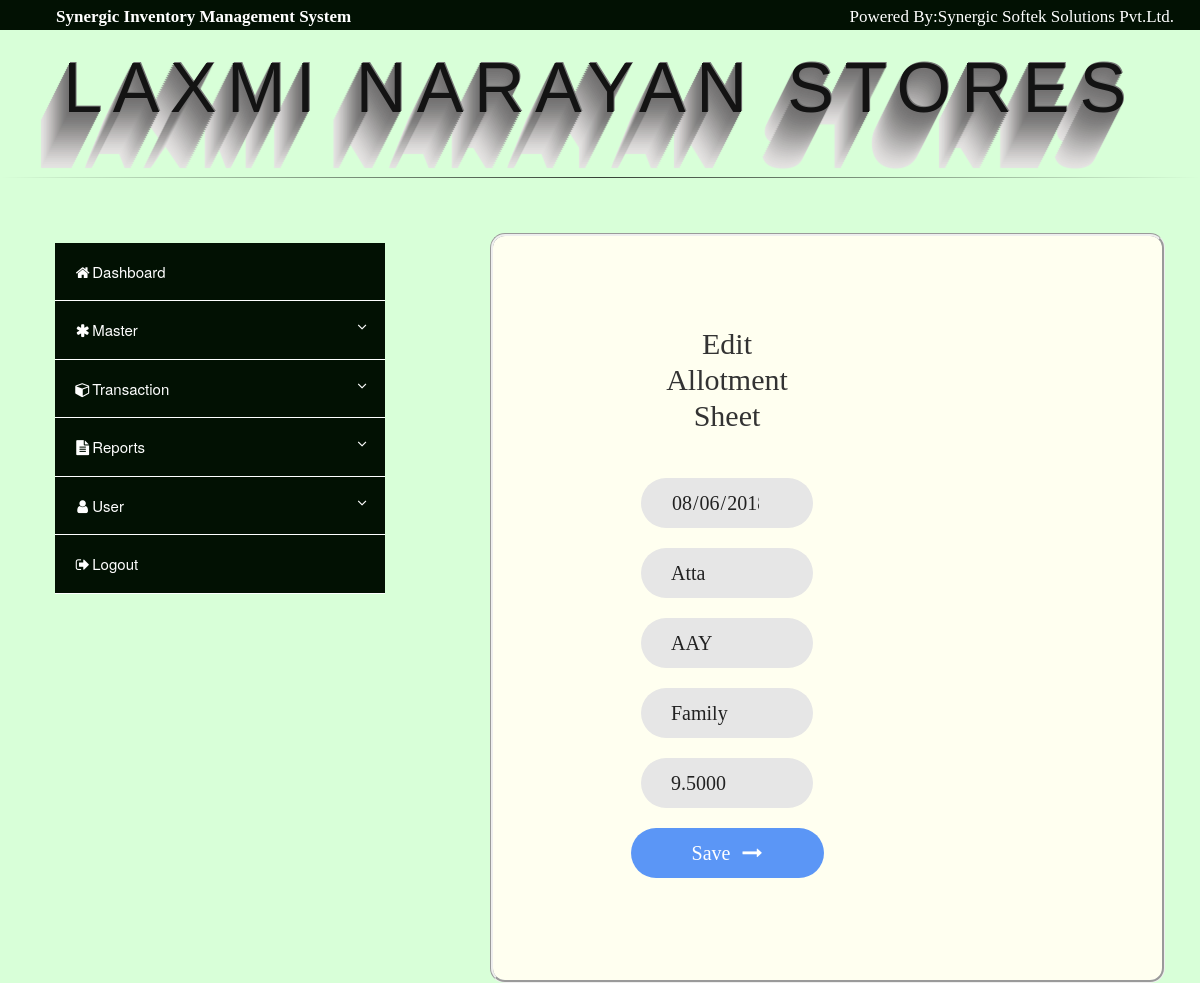
Page /edit/allot_edit.php?sl_no=11&prod_desc=Atta&effective_dt=2018-08-06 (signed in) on the committed database.
### tables this page shows
CREATE TABLE `m_allot_scale` (
  `sl_no` int(11) NOT NULL,
  `effective_dt` date NOT NULL,
  `prod_desc` varchar(150) NOT NULL,
  `prod_catg` varchar(50) NOT NULL,
  `per_unit` varchar(20) DEFAULT NULL,
  `unit_val` decimal(10,4) DEFAULT NULL,
  `created_by` varchar(50) DEFAULT NULL,
  `created_dt` datetime DEFAULT NULL,
  `modified_by` varchar(50) DEFAULT NULL,
  `modified_dt` datetime DEFAULT NULL
);

### edit/allot_edit.php (the view, shortened to what this page needs)
<?php
        require("../db/db_connect.php");
	if($_SERVER['REQUEST_METHOD']=="GET"){
	    $sl_no  =   $_GET['sl_no'];
		$proddesc=$_GET['prod_desc'];
		$eftdt=$_GET['effective_dt'];
		$rtv="select sl_no,effective_dt,prod_desc,prod_catg,per_unit,unit_val from m_allot_scale where prod_desc='$proddesc'
											           and  effective_dt='$eftdt'
											           AND  sl_no = $sl_no";
		$result=mysqli_query($db_connect,$rtv);
		if($result) {
			if(mysqli_num_rows($result) > 0){
				$rtv_data=mysqli_fetch_assoc($result);
				$prodcatg=$rtv_data['prod_catg'];
				$perunit=$rtv_data['per_unit'];
				$unitval=$rtv_data['unit_val'];
			}
		}
	}
?>
<html>
    <head>
        <link rel="stylesheet" href="https://maxcdn.bootstrapcdn.com/bootstrap/3.3.7/css/bootstrap.min.css">
        <link rel="stylesheet" type="text/css" href="../css/form_design.css">
        <link rel="stylesheet" type="text/css" href="../css/dashboard.css">
        <link rel="stylesheet" href="https://cdnjs.cloudflare.com/ajax/libs/font-awesome/4.7.0/css/font-awesome.min.css">
    </head>
    <body class="body">
        <?php require '../post/nav.php'; ?>
        <h1 class='elegantshadow'>Laxmi Narayan Stores</h1>
        <hr class='hr'>
        <div class="container" style="margin-left: 10px">
            <div class="row">
                <div class="col-lg-4 col-md-2">
                    <?php require("../post/menu.php"); ?>
                </div>
                <div class="col-lg-8 col-md-10">
                    <div class="container-contact1">
                        <form class="contact1-form validate-form" id="form" action="<?php echo htmlspecialchars($_SERVER['PHP_SELF']); ?>" method="POST">
                                <span class="contact1-form-title">
                                  Edit Allotment Sheet
                                </span>
                            <div class="wrap-input1 validate-input">
                                <input type="date" class="input1" name="effective_dt" value="<?php echo $eftdt; ?>" readonly />
                                <span class="shadow-input1"></span>
                            </div>
                            <div class="wrap-input1 validate-input">
                                <input type="text" class="input1" name="prod_desc" value="<?php echo $proddesc; ?>" readonly />
                                <span class="shadow-input1"></span>
                            </div>
                            <div class="wrap-input1 validate-input">
                                <input type="text" class="input1" id="prod_catg" name="prod_catg" value="<?php echo $prodcatg; ?>"readonly />
                                <span class="shadow-input1"></span>
                            </div>
                            <div class="wrap-input1 validate-input">
                                <input type="text" class="input1" id="per_unit" name="per_unit" value="<?php echo $perunit; ?>" readonly />
                                <span class="shadow-input1"></span>
                            </div>
                            <div class="wrap-input1 validate-input" data-validate="Unit is required">
                                <input type="text" class="input1" id="unit_val" name="unit_val" value="<?php echo $unitval; ?>" />
                                <span class="shadow-input1"></span>
                            </div>
                            <div class="container-contact1-form-btn">
                                <button class="contact1-form-btn">
                                    <span>
                                        Save
                                        <i class="fa fa-long-arrow-right" aria-hidden="true"></i>
                                    </span>
                                </button>
                            </div>
                        </form>
                    </div>
                </div>
            </div>
        </div>
    </body>
</html>

### css/form_design.css (style rules this page uses)
h1,h2,h3,h4,h5,h6 { margin: 0px; }
input { outline: none; border: none; }
button { border: none; background: transparent; }
.container-contact1 { width: auto; background: #fffff0; border-radius: 15px; display: -webkit-box; display: -webkit-flex; display: -moz-box; display: -ms-flexbox; display: flex; flex-wrap: wrap; justify-content: space-between; align-items: center; padding: 90px 130px 88px 148px; border-style: groove; margin-top: 35px; margin-left: 75px; }
.contact1-form { width: 500px; }
.contact1-form-title { display: block; font-family: Montserrat-ExtraBold; font-size: 30px; color: #333333; line-height: 1.2; text-align: center; padding-bottom: 44px; }
input.input1 { height: 50px; border-radius: 25px; padding: 0 30px; }
input.input1 + .shadow-input1 { border-radius: 25px; }
.wrap-input1 { position: relative; width: 100%; z-index: 1; margin-bottom: 20px; }
.input1 { display: block; width: 100%; background: #e6e6e6; font-family: Montserrat-Bold; font-size: 20px; line-height: 1.5; color: #222222; }
.shadow-input1 { display: block; position: absolute; bottom: 0; left: 0; z-index: -1; width: 100%; height: 100%; box-shadow: 0px 0px 0px 0px; color: rgba(87,184,70, 0.5); }
.container-contact1-form-btn { display: -webkit-box; display: -webkit-flex; display: -moz-box; display: -ms-flexbox; display: flex; flex-wrap: wrap; justify-content: center; }
.contact1-form-btn { min-width: 193px; height: 50px; border-radius: 25px; background: #4588f7e0; font-family: Montserrat-Bold; font-size: 20px; line-height: 1.5; color: #fff; display: -webkit-box; display: -webkit-flex; display: -moz-box; display: -ms-flexbox; display: flex; justify-content: center; align-items: center; padding: 0 25px; -webkit-transition: all 0.4s; -o-transition: all 0.4s; -moz-transition: all 0.4s; transition: all 0.4s; }
.contact1-form-btn i { margin-left: 7px; -webkit-transition: all 0.4s; -o-transition: all 0.4s; -moz-transition: all 0.4s; transition: all 0.4s; }
@media (max-width: 1200px) { .contact1-form { width: 44%; } }
.validate-input { position: relative; }

### css/dashboard.css (style rules this page uses)
body { margin: 0; }
.body { background-color: #c5ffc6ab; margin: 0; }
.hr { display: block; width: 100%; margin-top:30px; border: 0; height: 1px; background-image: linear-gradient(to right,rgba(0,0,0,0),rgba(0,0,0,.75),rgba(0,0,0,0)); }
h1 { font-family: "Avant Garde", Avantgarde, "Century Gothic", CenturyGothic, "AppleGothic", sans-serif; font-size: 70px; padding: 20px 10px; text-align: center; text-transform: uppercase; text-rendering: optimizeLegibility; }
.elegantshadow { color: #131313; //background-color: #d9e5d0; letter-spacing: .15em; text-shadow: 1px -1px 0 #767676, -1px 2px 1px #737272, -2px 4px 1px #767474, -3px 6px 1px #787777, -4px 8px 1px #7b7a7a, -5px 10px 1px #7f7d7d, -6px 12px 1px #828181, -7px 14px 1px #868585, -8px 16px 1px #8b8a89, -9px 18px 1px #8f8e8d, -10px 20px 1px #949392, -11px 22px 1px #999897, -12px 24px 1px #9e9c9c, -13px 26px 1px #a3a1a1, -14px 28px 1px #a8a6a6, -15px 30px 1px #adabab, -16px 32px 1px #b2b1b0, -17px 34px 1px #b7b6b5, -18px 36px 1px #bcbbba, -19px 38px 1px #c1bfbf, -20px 40px 1px #c6c4c4, -21px 42px 1px #cbc9c8, -22px 44px 1px #cfcdcd, -23px 46px 1px #d4d2d1, -24px 48px 1px #d8d6d5, -25px 50px 1px #dbdad9, -26px 52px 1px #dfdddc, -27px 54px 1px #e2e0df, -28px 56px 1px #e4e3e2; }

### rows in the picture
m_allot_scale: prod_catg "AAY", per_unit "Family", unit_val "9.5000"
